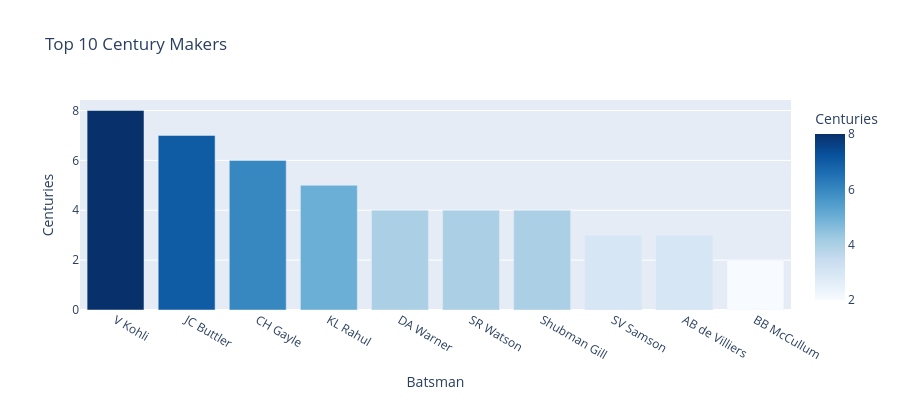
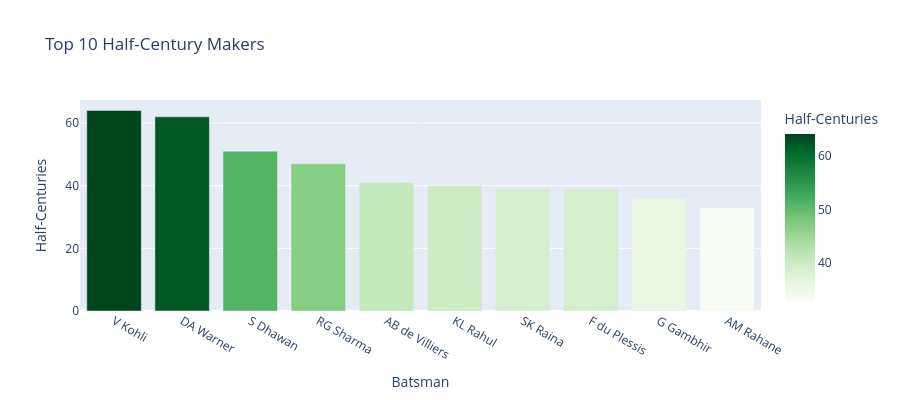

Notebook code for these charts, in order:
### Markdown cell above
## 6. Century and Half-Century Analysis

### Code cell
# Centuries and half-centuries
centuries = []
half_centuries = []

for batsman in deliveries["batsman"].unique():
    milestones = player_milestones(deliveries, batsman)
    if milestones["100s"] > 0:
        centuries.append((batsman, milestones["100s"]))
    if milestones["50s"] > 0:
        half_centuries.append((batsman, milestones["50s"]))

centuries_df = pd.DataFrame(centuries, columns=["Batsman", "Centuries"]).sort_values("Centuries", ascending=False).head(10)
half_centuries_df = pd.DataFrame(half_centuries, columns=["Batsman", "Half-Centuries"]).sort_values("Half-Centuries", ascending=False).head(10)

fig1 = px.bar(centuries_df, x="Batsman", y="Centuries", title="Top 10 Century Makers", color="Centuries", color_continuous_scale="Blues")
fig1.update_layout(height=400)
fig1.show()

fig2 = px.bar(half_centuries_df, x="Batsman", y="Half-Centuries", title="Top 10 Half-Century Makers", color="Half-Centuries", color_continuous_scale="Greens")
fig2.update_layout(height=400)
fig2.show()

print("🏆 Top Century Makers:")
print(centuries_df)
print("\n📊 Top Half-Century Makers:")
print(half_centuries_df)

### Figure 1 — Plotly figure (JSON) as saved in the notebook; plotly's stock layout.template omitted (floating-point values rounded to 4 significant figures)
{"data": [{"hovertemplate": "Batsman=%{x}<br>Centuries=%{marker.color}<extra></extra>", "legendgroup": "", "marker": {"color": [8, 7, 6, 5, 4, 4, 4, 3, 3, 2], "coloraxis": "coloraxis", "pattern": {"shape": ""}}, "name": "", "orientation": "v", "showlegend": false, "textposition": "auto", "type": "bar", "x": ["V Kohli", "JC Buttler", "CH Gayle", "KL Rahul", "DA Warner", "SR Watson", "Shubman Gill", "SV Samson", "AB de Villiers", "BB McCullum"], "xaxis": "x", "y": [8, 7, 6, 5, 4, 4, 4, 3, 3, 2], "yaxis": "y"}], "layout": {"barmode": "relative", "coloraxis": {"autocolorscale": false, "colorbar": {"title": {"text": "Centuries"}}, "colorscale": [[0, "rgb(247,251,255)"], [0.125, "rgb(222,235,247)"], [0.25, "rgb(198,219,239)"], [0.375, "rgb(158,202,225)"], [0.5, "rgb(107,174,214)"], [0.625, "rgb(66,146,198)"], [0.75, "rgb(33,113,181)"], [0.875, "rgb(8,81,156)"], [1, "rgb(8,48,107)"]]}, "height": 400, "legend": {"tracegroupgap": 0}, "title": {"text": "Top 10 Century Makers"}, "xaxis": {"anchor": "y", "domain": [0, 1], "title": {"text": "Batsman"}}, "yaxis": {"anchor": "x", "domain": [0, 1], "title": {"text": "Centuries"}}}}

### Figure 2 — Plotly figure (JSON) as saved in the notebook; plotly's stock layout.template omitted (floating-point values rounded to 4 significant figures)
{"data": [{"hovertemplate": "Batsman=%{x}<br>Half-Centuries=%{marker.color}<extra></extra>", "legendgroup": "", "marker": {"color": [64, 62, 51, 47, 41, 40, 39, 39, 36, 33], "coloraxis": "coloraxis", "pattern": {"shape": ""}}, "name": "", "orientation": "v", "showlegend": false, "textposition": "auto", "type": "bar", "x": ["V Kohli", "DA Warner", "S Dhawan", "RG Sharma", "AB de Villiers", "KL Rahul", "SK Raina", "F du Plessis", "G Gambhir", "AM Rahane"], "xaxis": "x", "y": [64, 62, 51, 47, 41, 40, 39, 39, 36, 33], "yaxis": "y"}], "layout": {"barmode": "relative", "coloraxis": {"autocolorscale": false, "colorbar": {"title": {"text": "Half-Centuries"}}, "colorscale": [[0, "rgb(247,252,245)"], [0.125, "rgb(229,245,224)"], [0.25, "rgb(199,233,192)"], [0.375, "rgb(161,217,155)"], [0.5, "rgb(116,196,118)"], [0.625, "rgb(65,171,93)"], [0.75, "rgb(35,139,69)"], [0.875, "rgb(0,109,44)"], [1, "rgb(0,68,27)"]]}, "height": 400, "legend": {"tracegroupgap": 0}, "title": {"text": "Top 10 Half-Century Makers"}, "xaxis": {"anchor": "y", "domain": [0, 1], "title": {"text": "Batsman"}}, "yaxis": {"anchor": "x", "domain": [0, 1], "title": {"text": "Half-Centuries"}}}}
